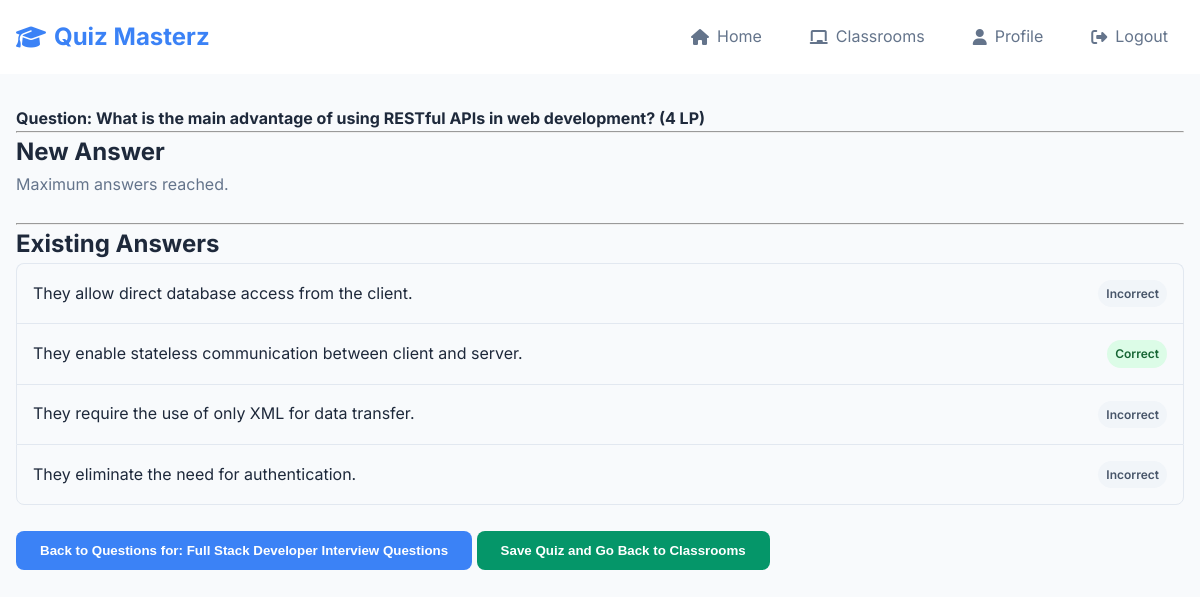
Before: /teacher/question/1/manage_answers (signed in) with the older database file.
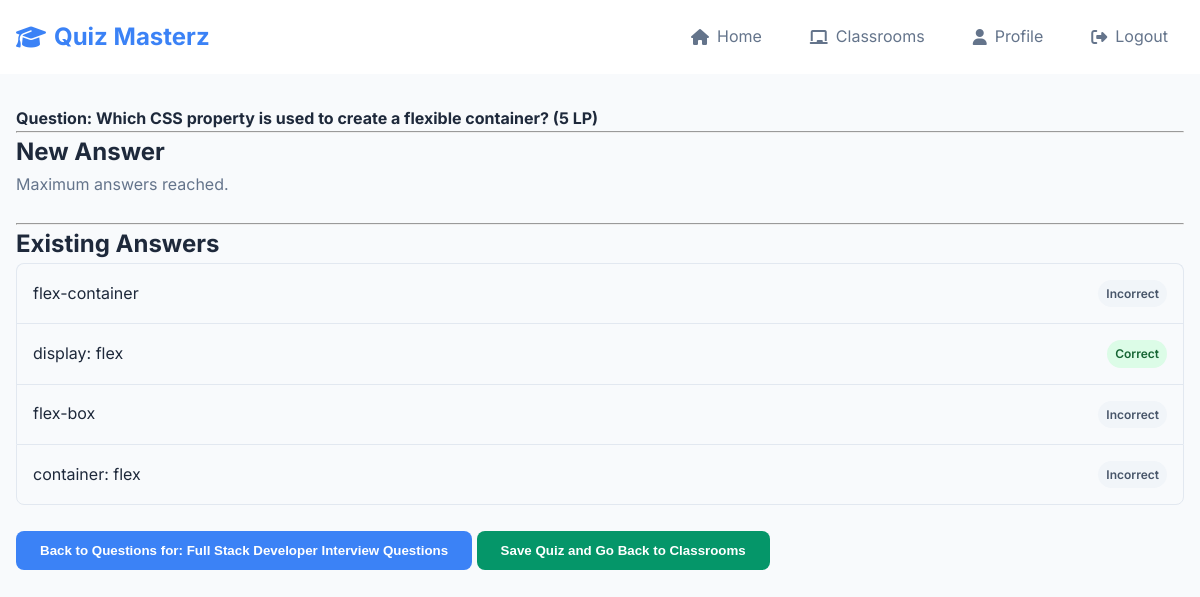
After: the same page with the newer database file.
### website/models.py (models this page shows, shortened)
class Question(db.Model):
    id = db.Column(db.Integer, primary_key=True)
    quiz_id = db.Column(db.Integer, db.ForeignKey('quiz.id'), nullable=False)
    text = db.Column(db.Text, nullable=False)
    learning_points = db.Column(db.Integer, nullable=False, default=1)
    answers = db.relationship('Answer', backref='question', lazy='dynamic', cascade="all, delete-orphan")

class Answer(db.Model):
    id = db.Column(db.Integer, primary_key=True)
    question_id = db.Column(db.Integer, db.ForeignKey('question.id'), nullable=False)
    text = db.Column(db.String(255), nullable=False)
    is_correct = db.Column(db.Boolean, default=False, nullable=False)

class Quiz(db.Model):
    id = db.Column(db.Integer, primary_key=True)
    name = db.Column(db.String(150), nullable=False)
    teacher_id = db.Column(db.Integer, db.ForeignKey('user.id'), nullable=False)
    is_published = db.Column(db.Boolean, default=False, nullable=False)
    questions = db.relationship('Question', backref='quiz', lazy='dynamic', cascade="all, delete-orphan")
    teacher = db.relationship('User', backref=db.backref('created_quizzes', lazy='dynamic'))

### website/views.py (the view, shortened to what this page needs)
@views.route('/teacher/question/<int:question_id>/manage_answers', methods=['GET', 'POST'])
@login_required
def teacher_manage_question_answers(question_id):
    if current_user.role != 'teacher':
        flash('Access denied.', category='error')
        return redirect(url_for('views.home'))
    question = Question.query.get_or_404(question_id)
    quiz = question.quiz
    if quiz.teacher_id != current_user.id:
        flash('You do not own the quiz this question belongs to.', category='error')
        return redirect(url_for('views.teacher_classrooms'))
    classroom_id = request.args.get('classroom_id', type=int)
    answers = question.answers.all()
    quiz_classroom = quiz.classrooms_assigned_to.first()
    if quiz_classroom:
        classroom_id = quiz_classroom.id
    return render_template('teacher_manage_answers.html', user=current_user, question=question, answers=answers, quiz_id=quiz.id, classroom_id=classroom_id)

### website/__init__.py (called while the page is built)
def create_app():
    app = Flask(__name__)
    app.config['SECRET_KEY'] = 'hjshjhdjah kjshkjdhjs'
    app.config['SQLALCHEMY_DATABASE_URI'] = f'sqlite:///{DB_NAME}'
    db.init_app(app)
    from .views import views
    from .auth import auth
    app.register_blueprint(views, url_prefix='/')
    app.register_blueprint(auth, url_prefix='/')
    with app.app_context():
        db.create_all()
    from .models import User, Classroom, Quiz, Question, Answer, StudentQuizAttempt
    login_manager = LoginManager()
    login_manager.login_view = 'auth.login'
    login_manager.init_app(app)
    @login_manager.user_loader
    def load_user(id):
        return User.query.get(int(id))
    return app

### website/templates/teacher_manage_answers.html (shortened to what this page needs)
{% extends "base.html" %}
{% block content %}
<div class="container">
    <h4>Question: {{ question.text }} ({{ question.learning_points }} LP)</h4>
    <hr>
    <h2>New Answer</h2>
    {% if answers|length < 4 %}
        <form method="POST" action="{{ url_for('views.teacher_manage_question_answers', question_id=question.id) }}">
            <div class="form-group">
                <label for="answer_text">Answer Text</label>
                <input type="text" class="form-control" id="answer_text" name="answer_text" required>
            </div>
            <div class="form-check">
                <input type="checkbox" class="form-check-input" id="is_correct" name="is_correct">
                <label class="form-check-label" for="is_correct">correct answer?</label>
            </div>
            <button type="submit" class="btn btn-success">Add Answer</button>
        </form>
    {% else %}
        <p class="text-muted">Maximum answers reached.</p>
    {% endif %}
    <br />
    <hr>
    <h2>Existing Answers</h2>
    {% if answers %}
        <ul class="list-group">
            {% for answer in answers %}
                <li class="list-group-item d-flex justify-content-between align-items-center">
                    {{ answer.text }}
                    <span class="badge bg-{{ 'success' if answer.is_correct else 'secondary' }}">
                        {{ 'Correct' if answer.is_correct else 'Incorrect' }}
                    </span>
                </li>
            {% endfor %}
        </ul>
    {% else %}
        <p>No answers added to this question yet.</p>
    {% endif %}
    <br />
    <button onclick="location.href='{{ url_for('views.teacher_manage_quiz_questions', quiz_id=quiz_id) }}';" class="btn btn-primary">Back to Questions for: {{ question.quiz.name }} </button>
    {% if classroom_id %}
    <button onclick="location.href='{{ url_for('views.edit_classroom', classroom_id=classroom_id) }}';" class="btn btn-success">Save Quiz and Go Back to Classrooms</button>
    {% else %}
    <button onclick="location.href='{{ url_for('views.teacher_classrooms') }}';" class="btn btn-success">Save Quiz and Go Back to Classrooms</button>
    {% endif %}
</div>
{% endblock %}

### website/templates/base.html (shortened to what this page needs)
<!DOCTYPE html>
<html lang="en">
<head>
    <link rel="stylesheet" type="text/css" href="{{ url_for('static', filename='css/style.css') }}">
    <link rel="stylesheet" href="https://cdnjs.cloudflare.com/ajax/libs/font-awesome/6.4.0/css/all.min.css">
</head>
<body>
    <nav class="navbar">
        <div class="nav-container">
            <a href="/" class="nav-brand">
                <i class="fas fa-graduation-cap"></i> Quiz Masterz
            </a>
            <div class="nav-links">
                {% if user.is_authenticated %}
                    <a href="/" class="nav-link">
                        <i class="fas fa-home"></i> Home
                    </a>                    {% if user.role == 'teacher' %}
                        <a href="{{ url_for('views.teacher_classrooms') }}" class="nav-link">
                            <i class="fas fa-chalkboard"></i> Classrooms
                        </a>                    {% endif %}
                    <a href="/profile" class="nav-link">
                        <i class="fas fa-user"></i> Profile
                    </a>
                    <a href="/logout" class="nav-link">
                        <i class="fas fa-sign-out-alt"></i> Logout
                    </a>
                {% endif %}
            </div>
        </div>
    </nav>
    <main>
        {% block content %}
        {% endblock %}
    </main>
</body>
</html>

### website/static/css/style.css (style rules this page uses)
:root { --primary: #3b82f6; --secondary: #64748b; --success: #059669; --warning: #f59e0b; --danger: #dc2626; --bg: #f8fafc; --surface: #fff; --text: #1e293b; --text-muted: #64748b; --border: #e2e8f0; }
* { margin: 0; padding: 0; box-sizing: border-box; }
body { font-family: Inter, sans-serif; line-height: 1.6; color: var(--text); background: var(--bg); }
.container { max-width: 1200px; margin: 0 auto; padding: 0 1rem; }
.navbar { background: var(--surface); top: 0; z-index: 100; }
.nav-container { display: flex; justify-content: space-between; align-items: center; padding: 1rem; max-width: 1200px; margin: 0 auto; }
.nav-brand { font-size: 1.5rem; font-weight: 700; color: var(--primary); text-decoration: none; display: flex; align-items: center; gap: 0.5rem; }
.nav-links { display: flex; gap: 1rem; align-items: center; }
.nav-link { color: var(--text-muted); text-decoration: none; padding: 0.5rem 1rem; border-radius: 8px; transition: all 0.2s; display: flex; align-items: center; gap: 0.5rem; }
main { min-height: calc(100vh - 80px); padding: 2rem 0; }
.btn { display: inline-flex; align-items: center; gap: 0.5rem; padding: 0.75rem 1.5rem; border: none; border-radius: 8px; font-weight: 600; text-decoration: none; cursor: pointer; transition: all 0.2s; }
.btn-primary { background: var(--primary); color: white; }
.btn-success { background: var(--success); color: white; }
.list-group { list-style: none; }
.list-group-item { padding: 1rem; border: 1px solid var(--border); border-bottom: none; }
.list-group-item:first-child { border-top-left-radius: 8px; border-top-right-radius: 8px; }
.list-group-item:last-child { border-bottom: 1px solid var(--border); border-bottom-left-radius: 8px; border-bottom-right-radius: 8px; }
.badge { display: inline-flex; padding: 0.25rem 0.5rem; border-radius: 9999px; font-size: 0.75rem; font-weight: 600; }
.badge-success, .bg-success { background: #dcfce7; color: #166534; }
.badge-secondary, .bg-secondary { background: #f1f5f9; color: #475569; }
.text-muted { color: var(--text-muted); }
.d-flex { display: flex; }
.justify-content-between { justify-content: space-between; }
.align-items-center { align-items: center; }

Changed rows visible on the page:
changed Question: text "What is the main advantage of using RESTful APIs in web development?" → "Which CSS property is used to create a flexible container?"; learning_points "4" → "5"
changed Answer: text "They allow direct database access from the client." → "flex-container"
changed Answer "Correct": text "They enable stateless communication between client and server." → "display: flex"
changed Answer: text "They require the use of only XML for data transfer." → "flex-box"
changed Answer: text "They eliminate the need for authentication." → "container: flex"
